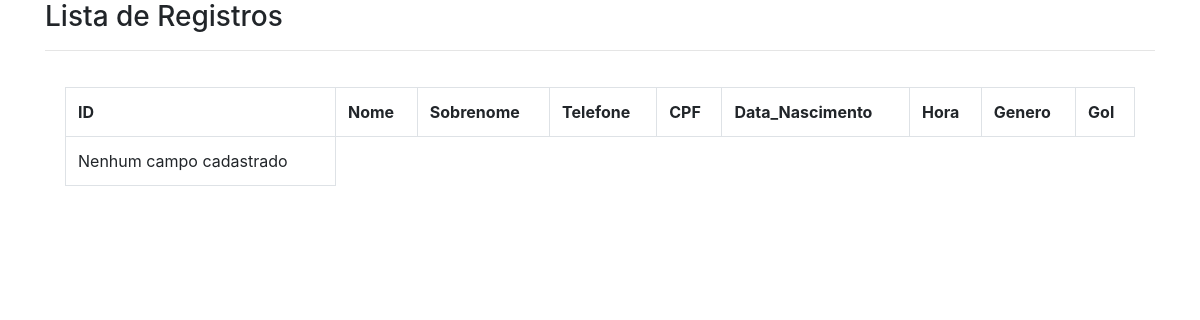
/table/, run on an earlier commit of the app's database.
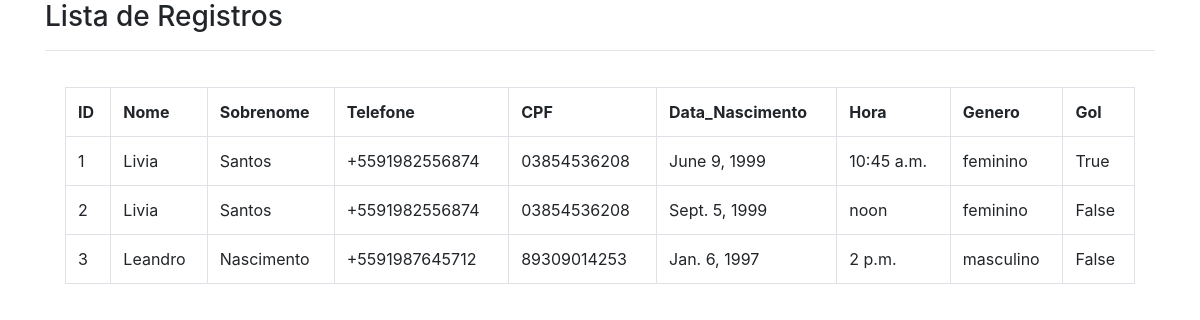
And on a later commit of the database.
### app1/models.py (models this page shows)
class Pessoa(models.Model):
    nome = models.CharField(max_length=100)
    sobrenome = models.CharField(max_length=100)
    telefone = PhoneNumberField()
    cpf = CPFField('cpf')
    data_nascimento = models.DateField()
    hora = models.TimeField()
    genero = models.CharField(max_length=50, choices=GENER)
    gol = models.BooleanField(default=False)

### app1/views.py (the view)
# urls.py: path('table/', PessoaList.as_view(), name='tabela')
class PessoaList(ListView):
    model = Pessoa
    template_name = "tabela.html"

### templates/tabela.html
{% extends 'base.html' %}
{% block content %}
<h3> Lista de Registros </h3>
<hr>
<div class="card-body">
    <div class="table-responsive">
        <table class="table table-bordered" id="dataTable" width="100%" cellspacing="0">
            <tr>
                <th>ID</th>
                <th>Nome</th>
                <th>Sobrenome</th>
                <th>Telefone</th>
                <th>CPF</th>
                <th>Data_Nascimento</th>
                <th>Hora</th>
                <th>Genero</th>
                <th>Gol</th>
            </tr>
            {% for Pessoa in object_list %}
            <tr>
                <td>{{ Pessoa.pk}}</td>
                <td>{{ Pessoa.nome}}</td>
                <td>{{ Pessoa.sobrenome}}</td>
                <td>{{ Pessoa.telefone}}</td>
                <td>{{ Pessoa.cpf}}</td>
                <td>{{ Pessoa.data_nascimento}}</td>
                <td>{{ Pessoa.hora}}</td>
                <td>{{ Pessoa.genero}}</td>
                <td>{{ Pessoa.gol}}</td>
            </tr>
            {% empty %}
            <tr>
                <td>Nenhum campo cadastrado</td>
            </tr>
            {% endfor %}
        </table>
    </div>
</div>
{% endblock content %}

### templates/base.html (shortened to what this page needs)
<!doctype html>
<html lang="en">
<head>
  <link rel="stylesheet" href="https://stackpath.bootstrapcdn.com/bootstrap/4.1.3/css/bootstrap.min.css">
</head>
<body>
  <div class="container">
      {% block content %}
    {% endblock %}
  </div>
</body>
</html>

What changed in the data, as far as the page shows it:
added Pessoa: pk "1", nome "Livia", sobrenome "Santos", telefone "+5591982556874", cpf "03854536208", data_nascimento "June 9, 1999", hora "10:45 a.m.", genero "feminino", gol "True"
added Pessoa: pk "2", nome "Livia", sobrenome "Santos", telefone "+5591982556874", cpf "03854536208", data_nascimento "Sept. 5, 1999", hora "noon", genero "feminino", gol "False"
added Pessoa: pk "3", nome "Leandro", sobrenome "Nascimento", telefone "+5591987645712", cpf "89309014253", data_nascimento "Jan. 6, 1997", hora "2 p.m.", genero "masculino", gol "False"
Also different on the page:
text no longer shown: "Nenhum campo cadastrado"
